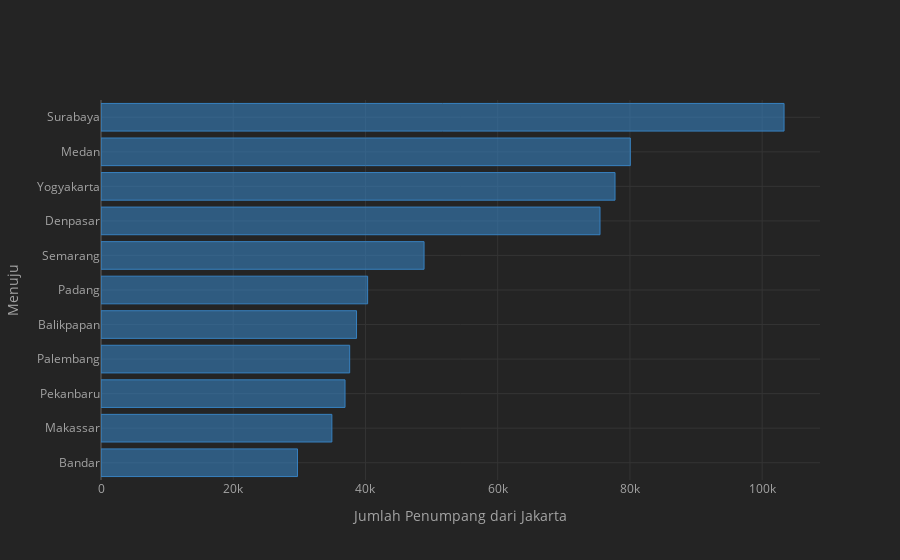

Notebook cell for this chart:
### Code cell
# bar chart jumlah penumpang berdasarkan 10 kota teratas
df_pass.sort_values('total_passenger').iplot(kind='bar',
                                                 x='to',
                                                 y='total_passenger',
                                                 color='blue',
                                                 theme='henanigans',
                                                 orientation='h',
                                                 xTitle='Jumlah Penumpang dari Jakarta',
                                                 yTitle='Menuju')

### Figure 1 — Plotly figure (JSON) as saved in the notebook; plotly's stock layout.template omitted (floating-point values rounded to 4 significant figures)
{"data": [{"marker": {"color": "rgba(55, 128, 191, 0.6)", "line": {"color": "rgba(55, 128, 191, 1.0)", "width": 1}}, "name": "total_passenger", "orientation": "h", "text": "", "type": "bar", "x": [29718, 34917, 36908, 37611, 38646, 40328, 48861, 75472, 77742, 80060, 103307], "y": ["Bandar", "Makassar", "Pekanbaru", "Palembang", "Balikpapan", "Padang", "Semarang", "Denpasar", "Yogyakarta", "Medan", "Surabaya"]}], "layout": {"legend": {"bgcolor": "#242424", "font": {"color": "#F4F4F4"}}, "paper_bgcolor": "#242424", "plot_bgcolor": "#242424", "title": {"font": {"color": "#F4F4F4"}}, "xaxis": {"gridcolor": "#343434", "showgrid": true, "tickfont": {"color": "#A4A4A4"}, "title": {"font": {"color": "#A4A4A4"}, "text": "Jumlah Penumpang dari Jakarta"}, "zerolinecolor": "#444444"}, "yaxis": {"gridcolor": "#343434", "showgrid": true, "tickfont": {"color": "#A4A4A4"}, "title": {"font": {"color": "#A4A4A4"}, "text": "Menuju"}, "zerolinecolor": "#444444"}}}
